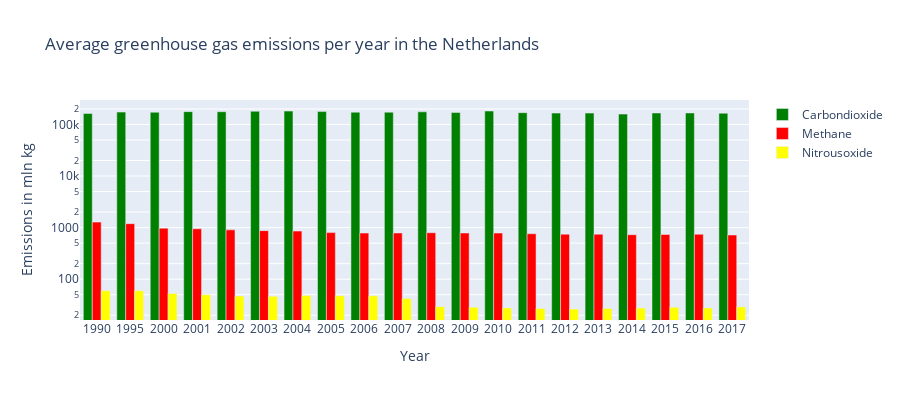

The notebook cell this image was saved under:
### Markdown cell above
## Greenhouse gas emission in the Netherlands

The agriculture sector shouldn’t be disrupted by the Dutch government, because the emission of carbon oxide is higher than Nitrous Oxide. 
* The emission of Nitrous Oxide is the reason why the Dutch government is disturbing the agriculture sector.
* The emission of carbon dioxide is way more than the emission of Nitrous Oxide, so we  should focus more on lowering the emission for carbon dioxide instead of Nitrous Oxide. 
* The emission of Nitrous Oxide has decreased over the years, so the measures for the agriculture sector by the Dutch government are not needed.

### Code cell
df = pd.read_csv('../datasets/IPCC_emissions.csv',  sep=';')

perioden = [1990, 1995, 2000, 2001, 2002, 2003, 2004, 2005, 2006, 2007, 2008, 2009, 2010, 2011, 2012, 2013, 2014, 2015, 2016, 2017]
total = df[(df['Bronnen'] == "T001176  ")]

fig = go.Figure()
# T001176
fig.add_trace(go.Bar(
    x= perioden,
    y= total['CO2_1'],
    name= 'Carbondioxide',
    marker_color= 'green',
    
))

fig.add_trace(go.Bar(
    x= perioden,
    y= total['CH4_2'],
    name= 'Methane',
    marker_color= 'red',
    
))

fig.add_trace(go.Bar(
    x= perioden,
    y= total['N2O_3'],
    name= 'Nitrousoxide',
    marker_color= 'yellow',
    
))

fig.update_layout(
    barmode='group',
    height= 400,
    xaxis=go.layout.XAxis(
        title= 'Year',
        type= 'category'
        
    ),
    yaxis=go.layout.YAxis(
        title= 'Emissions in mln kg' 
        
    ),
    title_text= 'Average greenhouse gas emissions per year in the Netherlands'
    
    )
fig.update_yaxes(type="log")
fig.show()

### Figure 1 — Plotly figure (JSON) as saved in the notebook; plotly's stock layout.template omitted (floating-point values rounded to 4 significant figures)
{"data": [{"marker": {"color": "green"}, "name": "Carbondioxide", "type": "bar", "x": [1990, 1995, 2000, 2001, 2002, 2003, 2004, 2005, 2006, 2007, 2008, 2009, 2010, 2011, 2012, 2013, 2014, 2015, 2016, 2017], "y": [163120, 173520, 172290, 177390, 176670, 180090, 181710, 177800, 173000, 172860, 175770, 170410, 182440, 169370, 166130, 166020, 158870, 166870, 167040, 165190]}, {"marker": {"color": "red"}, "name": "Methane", "type": "bar", "x": [1990, 1995, 2000, 2001, 2002, 2003, 2004, 2005, 2006, 2007, 2008, 2009, 2010, 2011, 2012, 2013, 2014, 2015, 2016, 2017], "y": [1278.0, 1192.0, 975.6, 949.2, 904.3, 874.0, 856.7, 800.5, 783.8, 786.8, 795.8, 785.8, 783.9, 761.2, 746.0, 745.3, 729.4, 737.4, 743.5, 719.0]}, {"marker": {"color": "yellow"}, "name": "Nitrousoxide", "type": "bar", "x": [1990, 1995, 2000, 2001, 2002, 2003, 2004, 2005, 2006, 2007, 2008, 2009, 2010, 2011, 2012, 2013, 2014, 2015, 2016, 2017], "y": [59.49, 59.84, 53.01, 49.71, 47.01, 46.59, 48.08, 47.76, 47.58, 42.03, 29.36, 28.66, 27.67, 27.04, 26.43, 27.11, 27.5, 28.42, 27.57, 29.04]}], "layout": {"barmode": "group", "height": 400, "title": {"text": "Average greenhouse gas emissions per year in the Netherlands"}, "xaxis": {"title": {"text": "Year"}, "type": "category"}, "yaxis": {"title": {"text": "Emissions in mln kg"}, "type": "log"}}}
